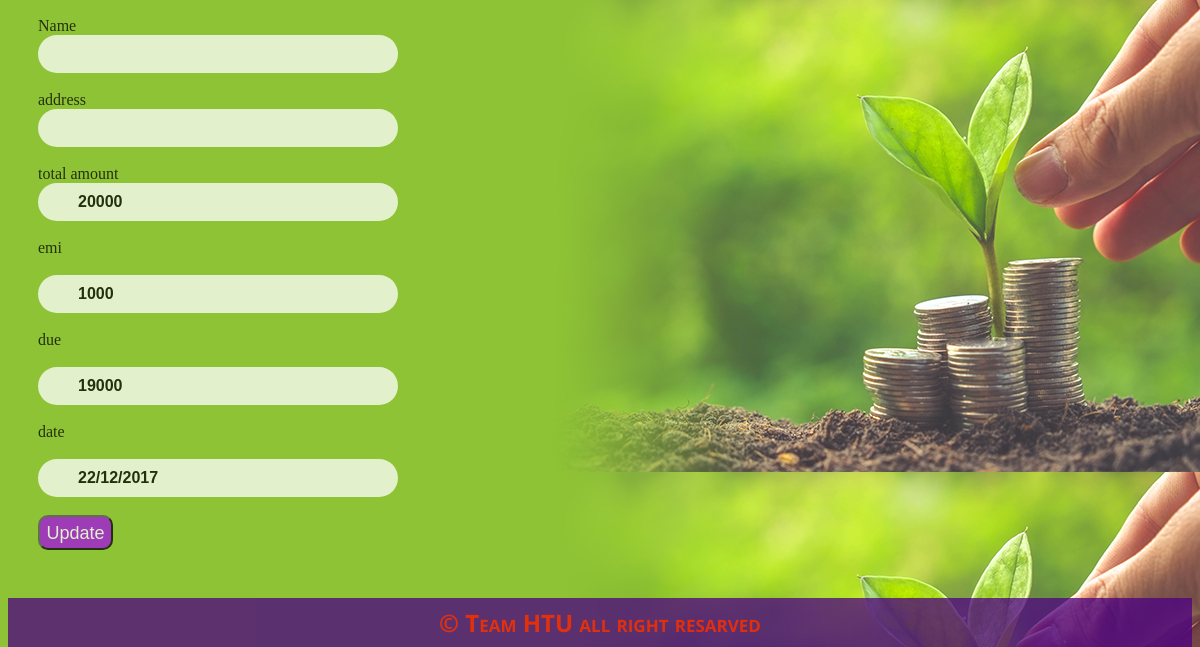
The page /loan_edit.php?id=1 (lower part) on the database as committed earlier.
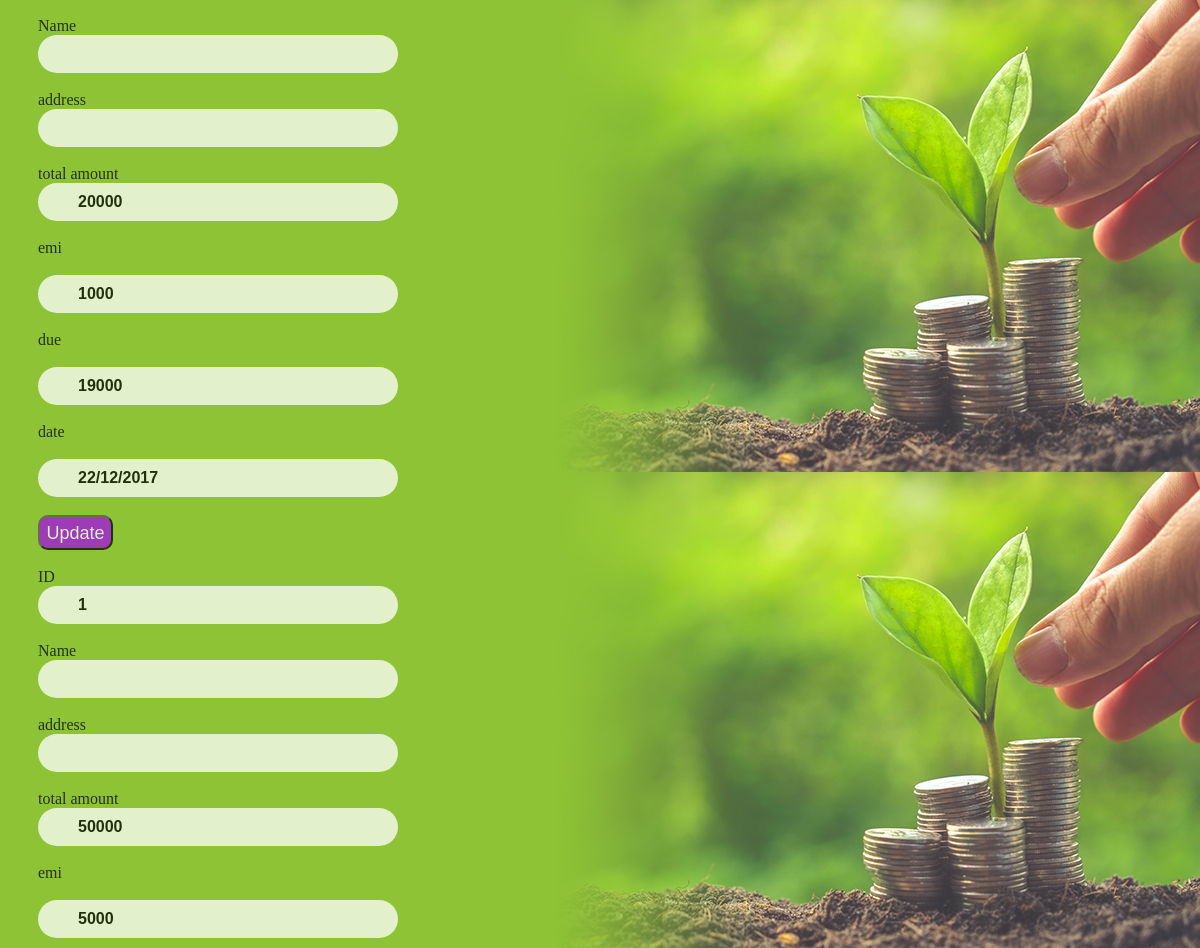
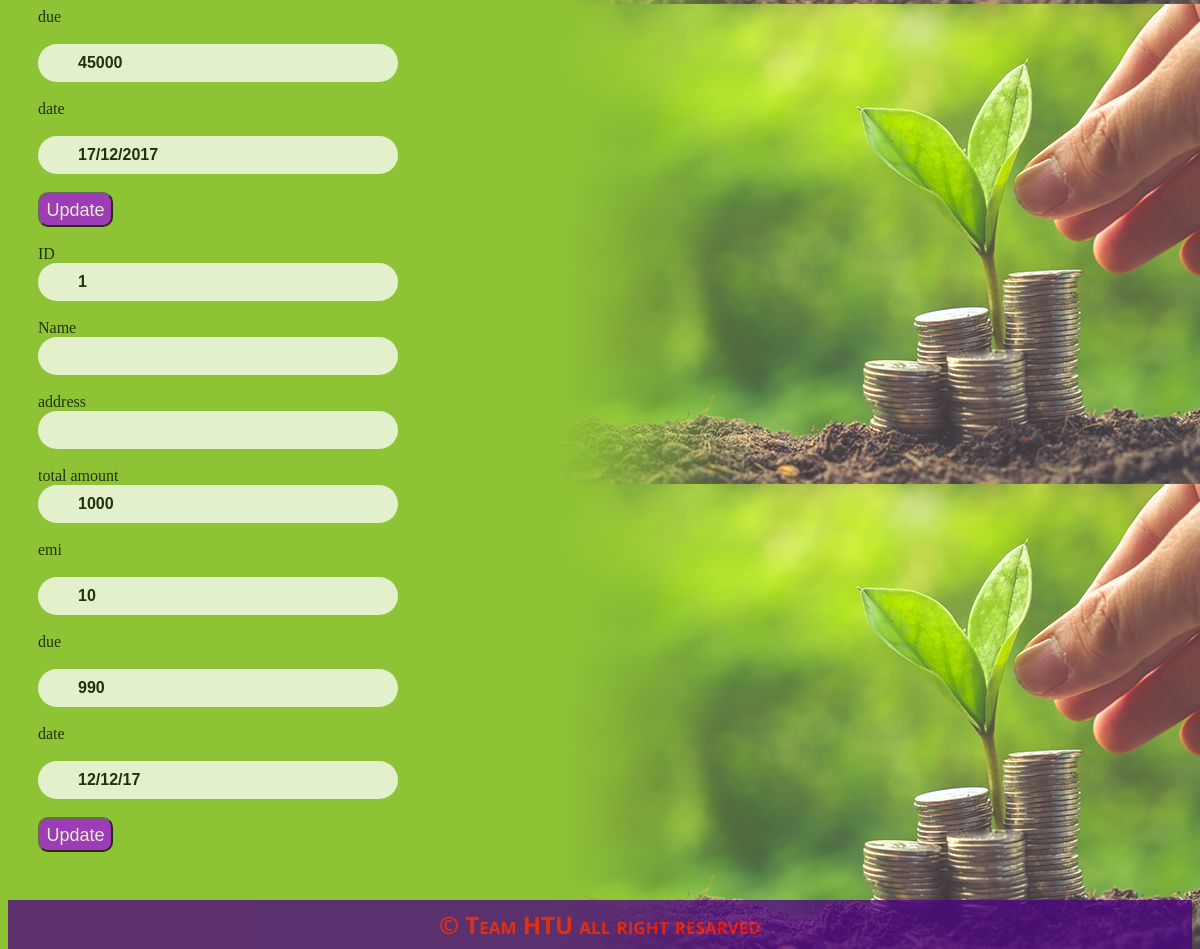
The same page on the database as committed later (2 pictures, top to bottom).
### tables this page shows
CREATE TABLE `tb_loan` (
  `sl` int(20) NOT NULL,
  `Acc_id` int(44) NOT NULL,
  `total` int(20) NOT NULL,
  `emi` int(20) NOT NULL,
  `due` int(20) NOT NULL,
  `date` varchar(30) NOT NULL
);

### loan_edit.php (the view, shortened to what this page needs)
<?php
	include 'header.php';
?>
<!DOCTYPE html>
<html>
<head>
</head>
<body>
	<div style="padding: 30px;">
		<?php
		$id = $_GET["id"];
          $servername = "localhost";
          $username = "root";
          $password = "";
          $dbname = "db_loanmanagementsystem";
          $conn = mysqli_connect($servername, $username, $password, $dbname);
          $sql = "SELECT * FROM tb_loan WHERE `sl` = '$id'";
          $result = mysqli_query($conn, $sql);
		  if ($result->num_rows > 0) {
          while($row = $result->fetch_assoc()) {
          ?>
          <form action="loan_edit_conn.php" method="post">
			   ID<br>
			  <input type="text" name="sl" value="<?php echo $row['sl']?>" readonly="">
			  <br><br>
			   Name<br>
			  <input type="text" name="Name" value="<?php echo $row['Name']?>">
			  <br><br>
			   address<br>
			  <input type="text" name="Address" value="<?php echo $row['Address']?>">
			  <br><br>
			   total amount<br>
			  <input type="text" name="total" value="<?php echo $row['total']?>">
			  <br><br>
			  emi<br><br>
			  <input type="text" name="Emi" value="<?php echo $row['emi']?>">
			  <br><br>
			  due<br><br>
			  <input type="text" name="Due" value="<?php echo $row['due']?>">
			  <br><br>
			  date<br><br>
			   <input type="text" name="Date" value="<?php echo $row['date']?>">
			  <br><br>
			  <input type="submit"style="width: 75px;height: 35px; background: #A20FE2;color: #fff;font-size: 18px;border-radius: 10px;padding: 6px;" value="Update" name="update">
			   <br><br>
			</form>
	<?php
}
}
          ?>
</div>
</body>
</html>
<?php include 'footer.php';?>

### header.php (shortened to what this page needs)
<!DOCTYPE html>
<html>
<head>
<link rel="stylesheet" href="https://cdnjs.cloudflare.com/ajax/libs/font-awesome/4.7.0/css/font-awesome.min.css">
</head>
<body background="piashs.jpg">
<body>
<div class="container">

### footer.php
<footer>
  <font size="5" color="#FF0000;"><b>&copy;</b>
  Team HTU all right resarved<br>
  </font>
</footer>
</div>
</body>
</html>

### header.php (style rules this page uses)
div.container { width: 100%; border: none; height: 20px; }
header, footer { font-family: 'Open Sans', sans-serif;color: #fff; font-variant: small-caps; font-weight: bolder; padding: .5em; color: white; background-color: indigo ; clear: right; text-align: center; }
input[type=text] { width: 300px; font-weight: bold; box-sizing: none; border: 2px red; border-radius: 20px; font-size: 16px; background-color: ; background-position: 10px 10px; background-repeat: no-repeat; padding: 10px 20px 10px 40px; -webkit-transition: width 0.4s ease-in-out; transition: width 0.4s ease-in-out; }
body { opacity:0.75; }

Rows that differ between the two databases and show on the page:
added tb_loan: sl "1", total "50000", Emi "5000", Due "45000", Date "17/12/2017"
added tb_loan: sl "1", total "1000", Emi "10", Due "990", Date "12/12/17"
